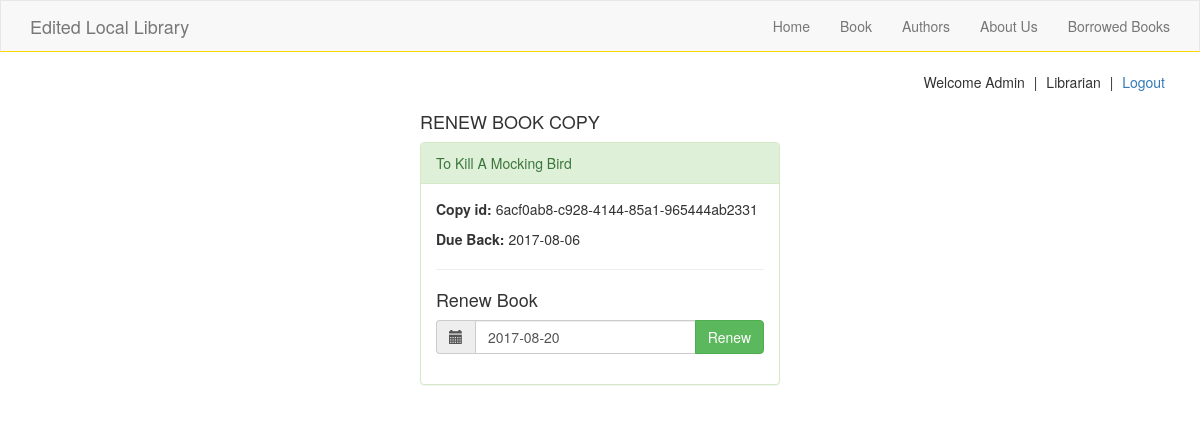
The app's page /catalog/book/6acf0ab8c928414485a1965444ab2331/renew/ (signed in) with its own data.
### catalog/models.py (models this page shows, shortened)
class BookInstance(models.Model):
    id = models.UUIDField(primary_key=True, default=uuid.uuid4, help_text='Unique id for this book copy')
    book = models.ForeignKey(Book, on_delete=models.SET_NULL, null=True)
    imprint = models.CharField(max_length=200)
    due_back = models.DateField(null=True, blank=True)
    borrower = models.ForeignKey(User, on_delete=models.SET_NULL, null=True)
    LOAN_STATUS = (
            ('d', 'Maintenance'),
            ('o', 'On loan'),
            ('a', 'Available'),
            ('r', 'Reserved'),
        )
    status = models.CharField(max_length=1, choices=LOAN_STATUS, blank=True, default='d', help_text='Book Availablity Status')
    class Meta:
        ordering = ['due_back']
        verbose_name = 'Book Copy'
        verbose_name_plural = 'Book Copies'
        permissions = (
                ('return_bookinstance', 'Return borrowed bookinstance'),
            )

class Book(models.Model):
    title = models.CharField(max_length=200)
    author = models.ForeignKey('Author', on_delete=models.SET_NULL, null=True)
    isbn = models.CharField('ISBN', max_length=13, help_text='13 character ISBN number')
    genre = models.ManyToManyField(Genre, help_text='Select a genre for this book')
    language = models.ForeignKey('Language', on_delete=models.SET_NULL, null=True, help_text='Book Language')
    summary = models.TextField(help_text='Brief description of the book', null=True, blank=True)

### catalog/views.py (the view)
# urls.py: url(r'^book/(?P<pk>[-\w]+)/renew/$', views.renew_book, name='renew_book'),
@permission_required('catalog.return_bookinstance')
def renew_book(request, pk):
    form_class = RenewalForm
    template_name = 'catalog/book_renewal.html'
    book_copy = get_object_or_404(BookInstance, pk=pk)
    if request.method == 'POST':
        form = form_class(request.POST)
        if form.is_valid():
            renewal_date = form.cleaned_data['renewal_date']
            book_copy.due_back = renewal_date
            book_copy.save()
            return redirect('/catalog/borrowed/')
    else:
        proposed_renewal_date = datetime.date.today() + datetime.timedelta(weeks=3)
        form = form_class(initial={'renewal_date': proposed_renewal_date})
    return render(request, template_name, {
           'form': form,
           'copy': book_copy,
           })

### catalog/forms.py (shortened to what this page needs)
class RenewalForm(forms.Form):
    renewal_date = forms.DateField(help_text='Maximum renewal extension is 3 weeks')

### catalog/templates/catalog/book_renewal.html (shortened to what this page needs)
{% extends 'base.html' %}
{% load crispy_forms_tags %}
{% block main %}
<div class="row">
    <div class="col-sm-4 col-sm-offset-4">
        <h2 class="h4">RENEW BOOK COPY</h2>
        <div class="panel panel-success">
            <div class="panel-heading">
                {{ copy.book.title|capfirst }}
            </div>
            <div class="panel-body">
                <p><strong>Copy id: </strong> {{ copy.id }}</p>
                <p><strong>Due Back: </strong> {{ copy.due_back|date:'Y-m-d' }}</p>
                <hr>
                <h4>Renew Book</h4>
                <form method="POST">
                <div class="form-group">
                    <div class="input-group">
                        <span class="input-group-addon"><span class="glyphicon glyphicon-calendar"></span></span>
                        <input type="text" class="form-control" name="renewal_date" id="renwal-date" placeholder="yyyy-mm-dd" value="{{ form.renewal_date.initial|date:'Y-m-d' }}">
                        <span class="input-group-btn">
                            <button type="submit" class="btn btn-success">Renew</button>
                        </span>
                    </div>
                </div>
                </form>
            </div>
        </div>
    </div>
</div>
{% endblock main %}

### templates/base.html (shortened to what this page needs)
{% load staticfiles %}
<!DOCTYPE html>
<html lang="en">
<head>
    <link rel="stylesheet" type="text/css" href="{% static 'css/bootstrap.min.css' %}">
    <link rel="stylesheet" type="text/css" href="{% static 'css/font-awesome.min.css' %}">
    <link rel="stylesheet" type="text/css" href="{% static 'css/main.css' %}">
</head>
<body>
<div id="wrapper">
<header id="pageHeader">
    <nav id="pageNav" class="navbar navbar-default">
        <div class="container">
            <div class="navbar-header">
                <a href="{% url 'catalog:index' %}" class="navbar-brand">Edited Local Library</a>
            </div>
            <div id="menu">
                <ul class="navbar-nav nav navbar-right">
                    <li {% if page_title == 'Home' %} class="active" {% endif %}><a href="{% url 'catalog:index' %}">Home</a></li>
                     <li {% if page_title == 'Books' or page_title == 'Book' %} class="active" {% endif %}><a href="{% url 'catalog:book_list' %}">Book</a></li>
                     <li {% if page_title == 'Authors' or page_title == 'Author' %} class="active" {% endif %}><a href="{% url 'catalog:author_list' %}">Authors</a></li>
                     <li {% if page_title == 'About' %} class="active" {% endif %}><a href="{% url 'catalog:about' %}">About Us</a></li>
                     {% if user.is_authenticated %}
                         {% if perms.catalog.return_bookinstance %}
                         <li {% if page_title == 'All Borrowed Books' %} class="active" {% endif %}>
                         <a href="{% url 'catalog:all_borrowed_book_list' %}">Borrowed Books</a>
                         </li>
                         {% else %}
                         <li {% if page_title == 'My Books' %} class="active" {% endif %}>
                         <a href="{% url 'catalog:my_borrowed_book_list' %}">My Books</a>
                         </li>
                         {% endif %}
                     {% endif %}
                </ul>
            </div>
        </div>
    </nav>
    <nav class="container" id="user-nav">
        <ul class="list-inline text-right pull-right">
            {% if user.is_authenticated %}
            <li>Welcome {{ user.get_username|capfirst }}</li> |
            {% if perms.catalog.return_bookinstance %}
            <li>Librarian</li> |
            {% else %}
            <li>Library Member</li> |
            {% endif %}
            <li><a href="{% url 'logout' %}?next={{ request.path }}">Logout</a></li>
            {% else %}
            <li><a href="{% url 'login' %}?next={{ request.path }}">Login</a></li> |
            <li><a href="{% url 'catalog:registeration' %}?next={{ request.path }}">Register</a></li>
            {% endif %}
        </ul>
    </nav>
</header>
<main role="main" id="main" class="container">
    {% block main %}
    {% endblock main %}
</main>
</div>
</body>
</html>

### static/css/main.css (style rules this page uses)
.navbar-default { width: 100%; border-radius: 0 !important; border-bottom: 1px solid gold; }

### records on screen
BookInstance: book "To Kill A Mocking Bird", id "6acf0ab8-c928-4144-85a1-965444ab2331", due_back "2017-08-06"

### other values on screen
{{ user.get_username|capfirst }} "Admin"
